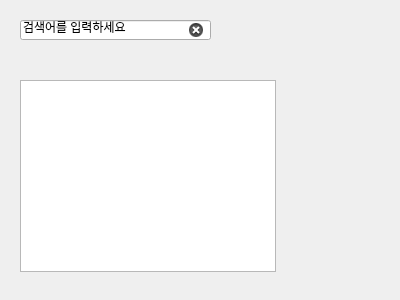
<?xml version="1.0" encoding="UTF-8"?>
<ui version="4.0">
 <class>book_search_Form</class>
 <widget class="QWidget" name="book_search_Form">
  <property name="geometry">
   <rect>
    <x>0</x>
    <y>0</y>
    <width>400</width>
    <height>300</height>
   </rect>
  </property>
  <property name="windowTitle">
   <string>도서 검색</string>
  </property>
  <widget class="QListView" name="listView">
   <property name="geometry">
    <rect>
     <x>20</x>
     <y>80</y>
     <width>256</width>
     <height>192</height>
    </rect>
   </property>
  </widget>
  <widget class="QLineEdit" name="lineEdit">
   <property name="geometry">
    <rect>
     <x>20</x>
     <y>20</y>
     <width>191</width>
     <height>20</height>
    </rect>
   </property>
   <property name="text">
    <string>검색어를 입력하세요</string>
   </property>
   <property name="readOnly">
    <bool>false</bool>
   </property>
   <property name="clearButtonEnabled">
    <bool>true</bool>
   </property>
  </widget>
 </widget>
 <resources/>
 <connections/>
</ui>
